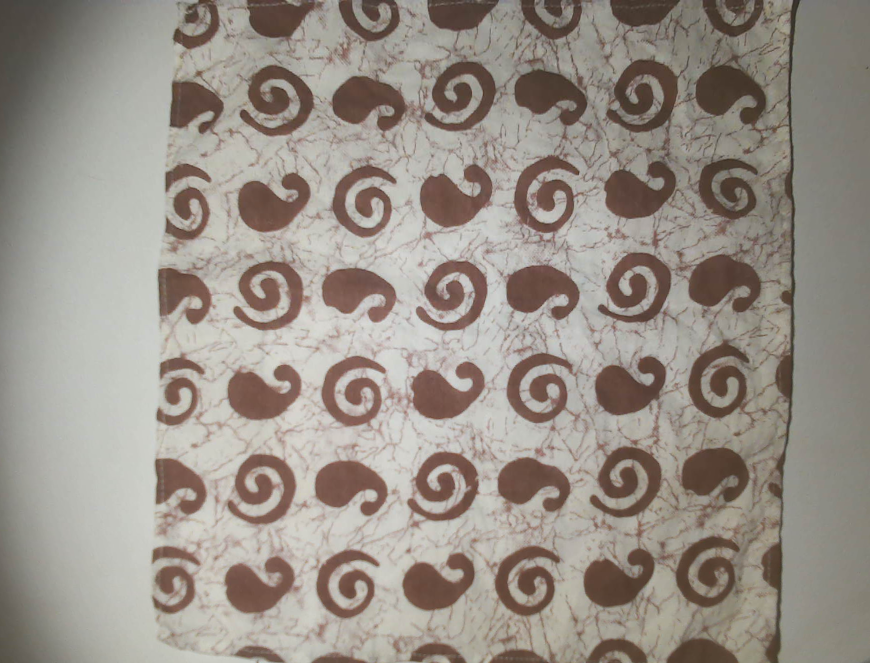
#> input picture data/photos_corrected/good_01.png, 1740 x 1326 px (shown at 1/2 size)
$ python -i synth_defects.py   (imports and definitions only)
#> lines starting #> are read from the running program, lines starting #| are printed output that depends on the picture; after the words box and inside, x2 and y2 are one past the last pixel; in counts of white or black regions, pixels touching at a corner belong together
#> further down, picture is the input picture: shape (1326, 1740, 3); mean B, G, R 136, 144.5, 152.5
"""Make synthetic pattern defects from normal photos (for training the pattern check).

  python tools/synth_defects.py                      # all pat_good_* in data/photos_corrected
  python tools/synth_defects.py --src data/photos_corrected --out data/synth --per 2
Writes data/synth/<name>_<kind>.png and data/synth/labels.csv  (kind: miss | flip | swap)
  miss = a motif removed and filled with matching background
  flip = a motif rotated 180 degrees in place (wrong orientation)
  swap = a motif replaced by the other motif type (wrong shape)
"""
import argparse, csv, random
from pathlib import Path
import cv2
import numpy as np


def motifs(img):
    g = cv2.GaussianBlur(cv2.cvtColor(img, cv2.COLOR_BGR2GRAY), (0, 0), 3)
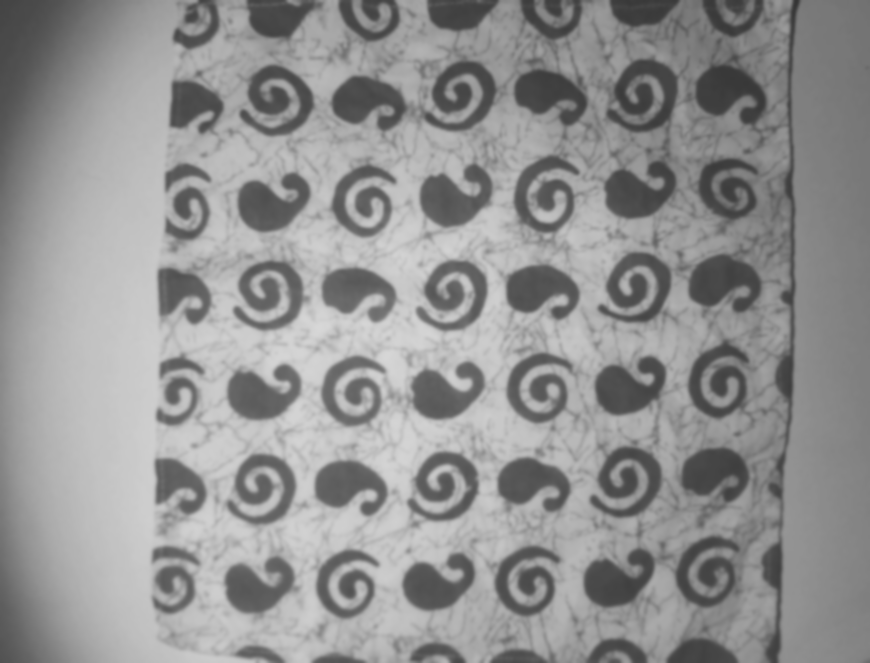
#> g: shape (1326, 1740) (shown at 1/2 size); min 52, max 215, mean 145.9
    m = (g < 125).astype(np.uint8) * 255
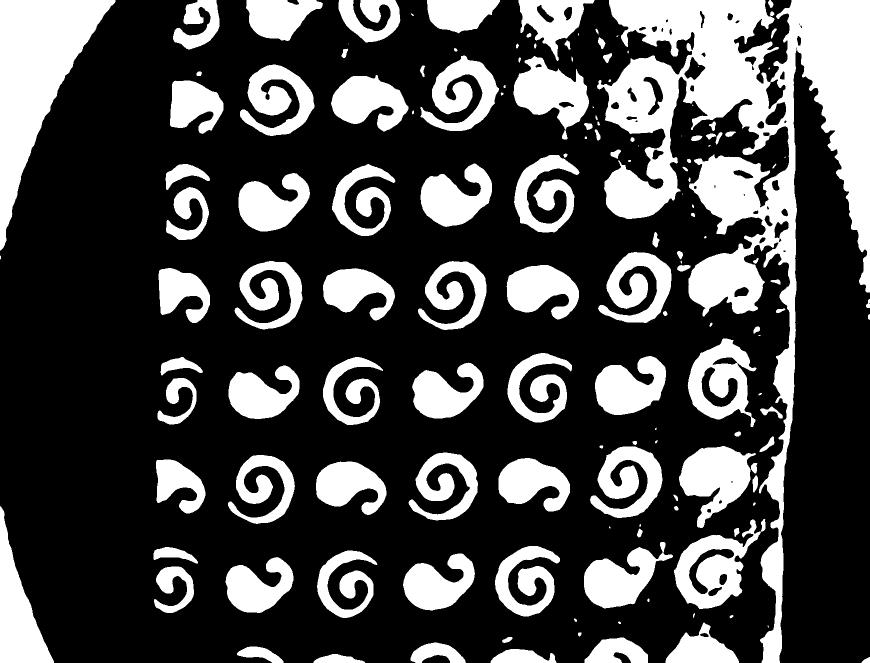
#> m: shape (1326, 1740) (shown at 1/2 size); 28.6% white; 149 white regions (22 under 20 px), largest, box (x1, y1, x2, y2) and area: (1194, 0, 1740, 1326) 186547, (0, 0, 231, 501) 47857, (0, 1012, 108, 1326) 15170
    m = cv2.morphologyEx(m, cv2.MORPH_CLOSE, np.ones((9, 9), np.uint8))
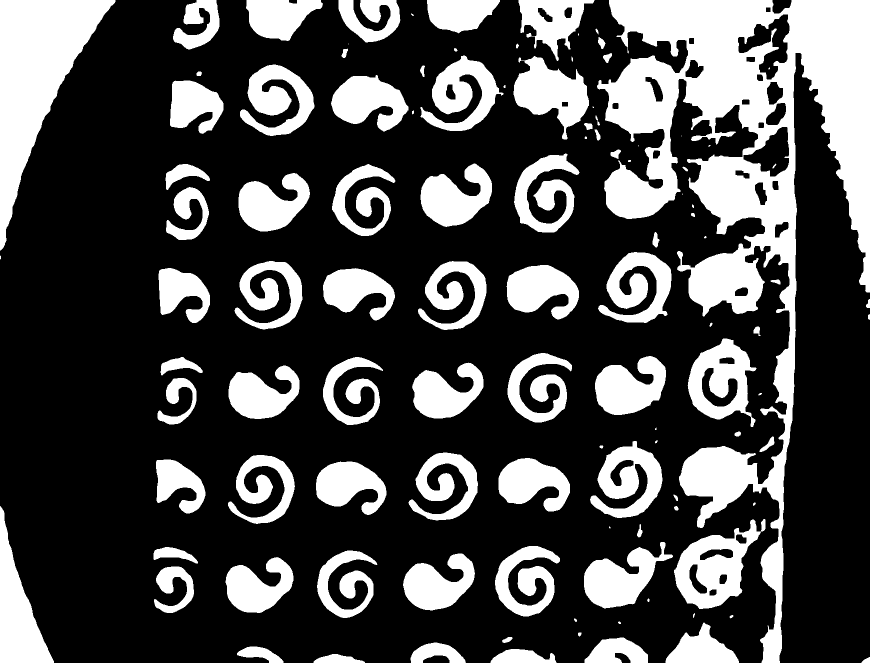
#> m: shape (1326, 1740) (shown at 1/2 size); 29.1% white; 110 white regions (13 under 20 px), largest, box (x1, y1, x2, y2) and area: (1194, 0, 1740, 1326) 210259, (0, 0, 231, 501) 47865, (0, 1012, 108, 1326) 15174
    n, lab, st, cen = cv2.connectedComponentsWithStats(m)
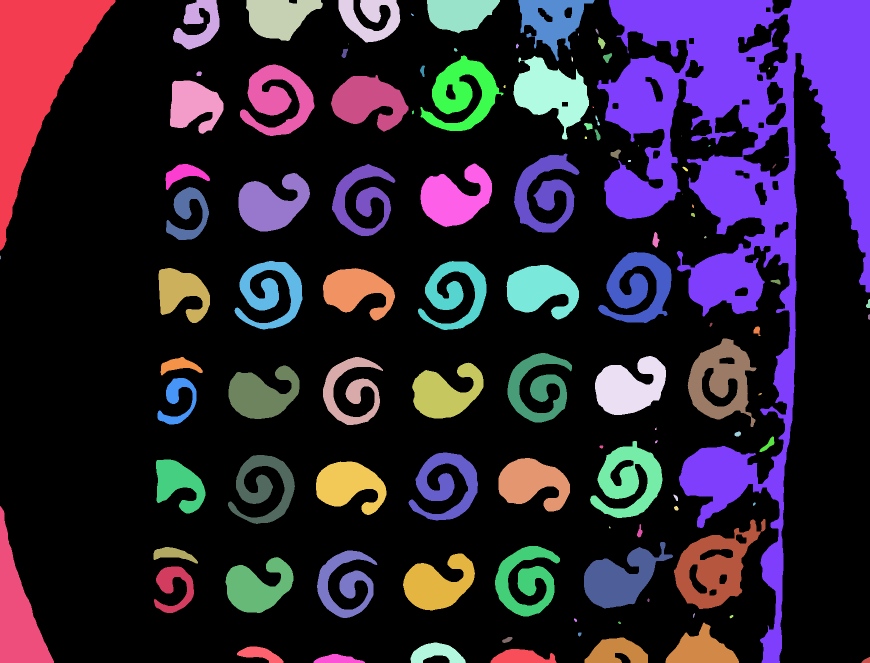
#> lab: shape (1326, 1740) int32 (shown at 1/2 size); 111 distinct labels, from 0 to 110; one colour per label, 0 black
#> n = 111; st = 111 rows, first 6: [0, 0, 1740, 1326, 1636073], [0, 0, 231, 501, 47865], [346, 0, 93, 99, 4966], [492, 0, 154, 82, 8468], [677, 0, 124, 85, 6131], [854, 0, 146, 67, 7072]; cen = 111 pairs, first value 0.429 to 1737.7, second value 26.6 to 1321
    H, W = g.shape
#> H = 1326; W = 1740
    out = []
    for i in range(1, n):
        x, y, w, h, a = st[i]
        if a < 6000 or a > 90000 or x < 15 or y < 15 or x + w > W - 15 or y + h > H - 15:
            continue
        mask = (lab == i).astype(np.uint8) * 255
        out.append({"box": (x, y, w, h), "mask": mask, "area": int(a), "fill": a / float(w * h)})
#> this loop made 110 passes
#> (x, y, w, h, a) on passes 1 to 12: (0, 0, 231, 501, 47865), (346, 0, 93, 99, 4966), (492, 0, 154, 82, 8468), (677, 0, 124, 85, 6131), (854, 0, 146, 67, 7072), (1037, 0, 152, 122, 8837), (1194, 0, 546, 1326, 210259), (822, 27, 6, 5, 16), (1191, 57, 6, 12, 38), (1156, 67, 2, 4, 8), (1196, 74, 15, 24, 210), (697, 87, 1, 2, 2)
#> after the loop, out = 33 items
    return out


# [85 lines left out: functions cloth_hull, erase, paste, not called in this run]


def kind_of(m):
    return "spiral" if m["fill"] < 0.5 else "paisley"


# [40 lines left out: function main, not called in this run]


# [2 lines not run here, left out]

>>> import cv2
>>> picture = cv2.imread('../data/photos_corrected/good_01.png')
>>> result = motifs(picture)
#> result = 33 items

$ run again, on data/photos_corrected/pat_good_02.png
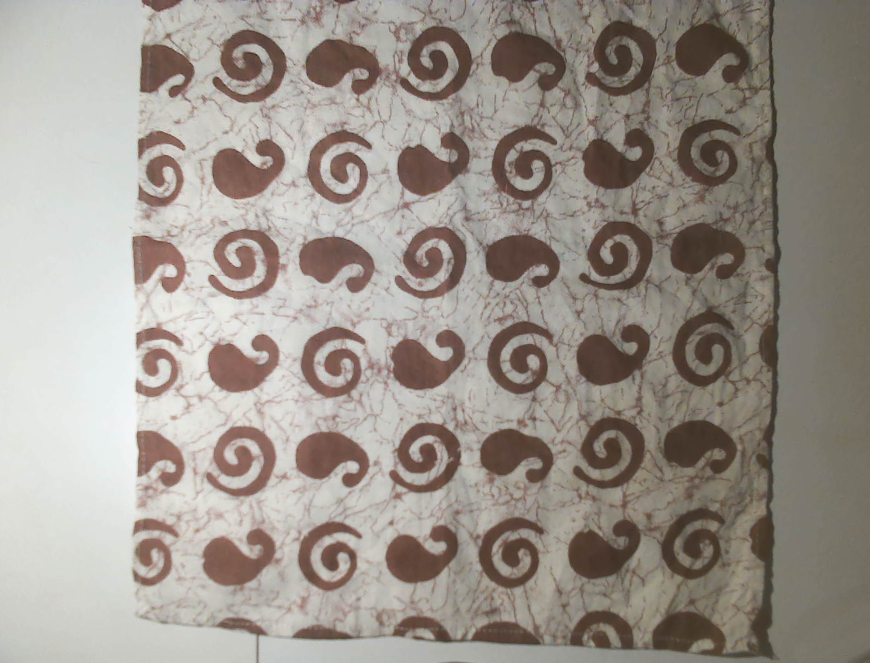
#> input picture data/photos_corrected/pat_good_02.png, 1740 x 1326 px (shown at 1/2 size)
#> picture is the input picture: shape (1326, 1740, 3); mean B, G, R 140.2, 148.2, 155.9
#> in motifs, `m = (g < 125).astype(np.uint8) * 255`:
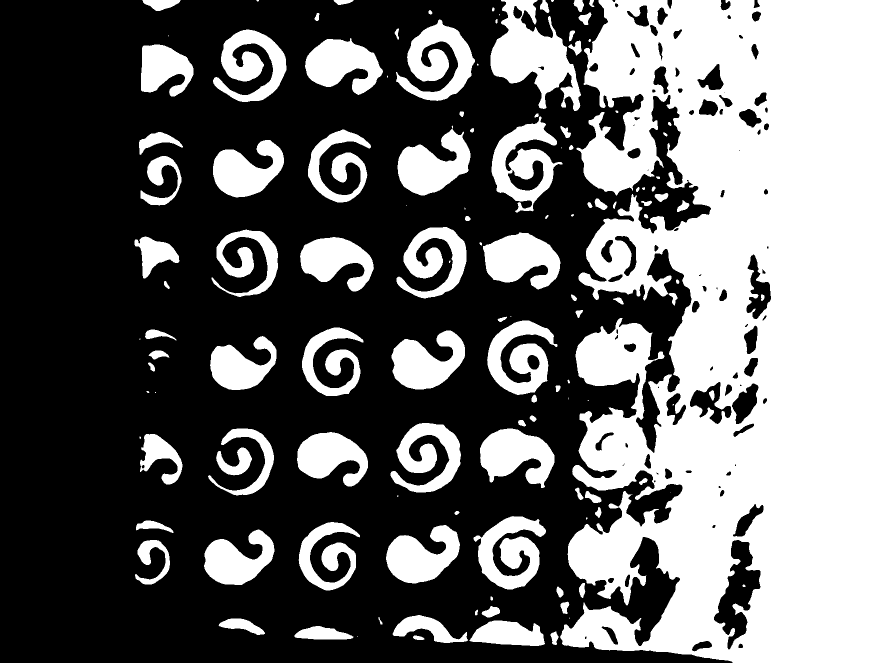
#> m: shape (1326, 1740) (shown at 1/2 size); 39.7% white; 129 white regions (23 under 20 px), largest, box (x1, y1, x2, y2) and area: (1120, 0, 1740, 1326) 623836, (981, 0, 1162, 222) 19252, (792, 39, 950, 202) 12493
#> in motifs, `n, lab, st, cen = cv2.connectedComponentsWithStats(m)`:
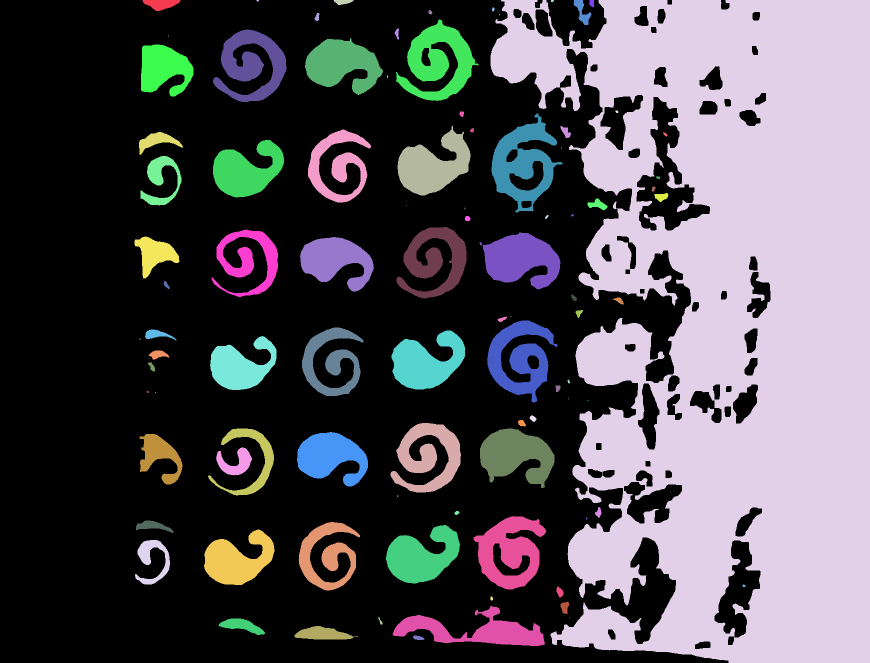
#> lab: shape (1326, 1740) int32 (shown at 1/2 size); 94 distinct labels, from 0 to 93; one colour per label, 0 black
#> n = 94; st = 94 rows, first 6: [0, 0, 1541, 1326, 1376373], [285, 0, 76, 22, 1077], [513, 0, 5, 3, 13], [667, 0, 40, 10, 273], [981, 0, 759, 1326, 658511], [1102, 0, 6, 4, 21]; cen = 94 pairs, first value 279.4 to 1487.4, second value 0.846 to 1275.4
#> the loop in motifs, `for i in range(1, n):` made 93 passes
#> (x, y, w, h, a) on passes 1 to 8: (285, 0, 76, 22, 1077), (513, 0, 5, 3, 13), (667, 0, 40, 10, 273), (981, 0, 759, 1326, 658511), (1102, 0, 6, 4, 21), (1147, 0, 36, 50, 751), (1178, 0, 11, 14, 118), (984, 15, 5, 8, 33)
#> after the loop in motifs, `for i in range(1, n):`: out = 24 items

$ run again, on data/photos_corrected/pat_good_06.png
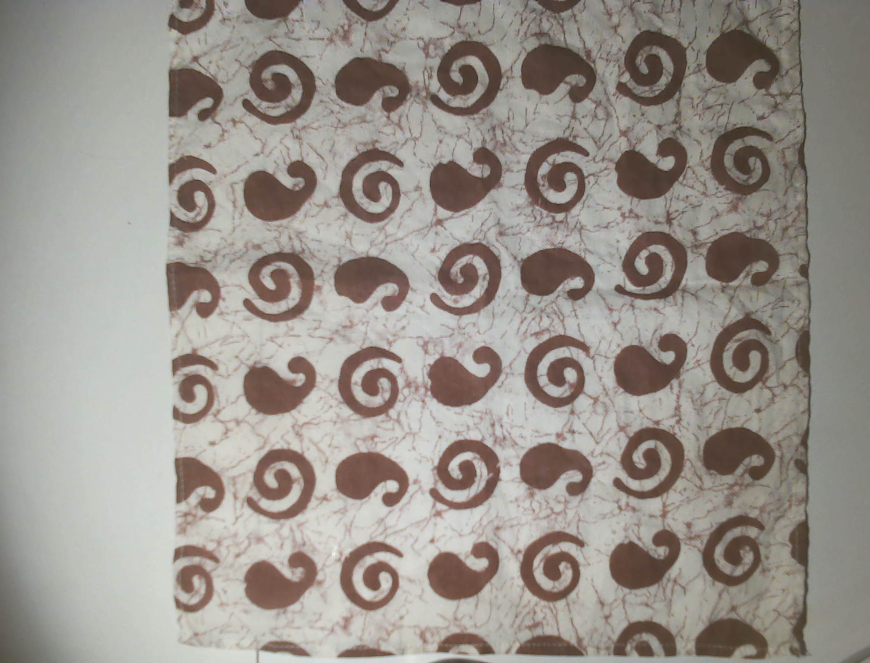
#> input picture data/photos_corrected/pat_good_06.png, 1740 x 1326 px (shown at 1/2 size)
#> picture is the input picture: shape (1326, 1740, 3); mean B, G, R 139.9, 146.8, 153.1
#> in motifs, `m = (g < 125).astype(np.uint8) * 255`:
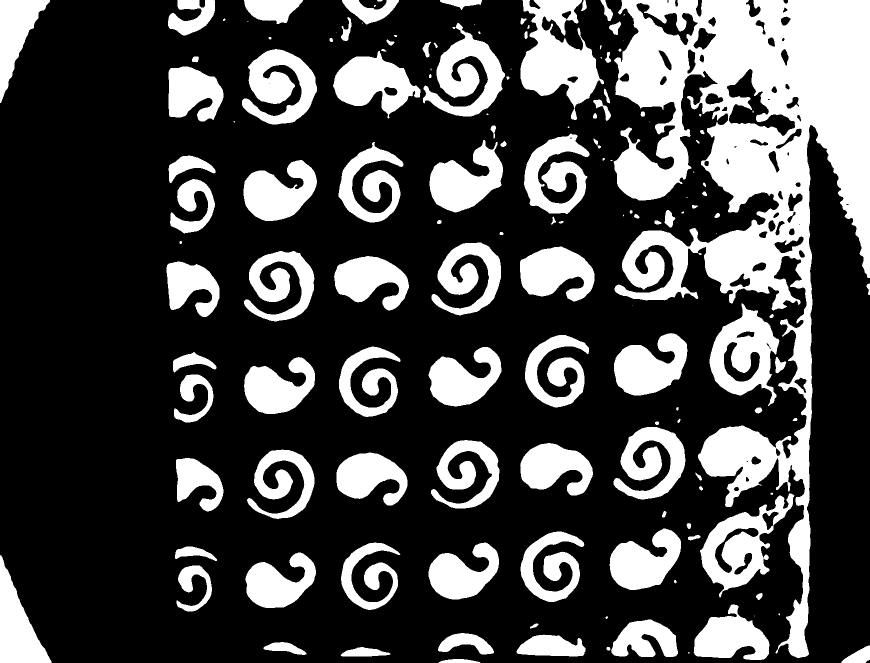
#> m: shape (1326, 1740) (shown at 1/2 size); 28.1% white; 146 white regions (31 under 20 px), largest, box (x1, y1, x2, y2) and area: (1227, 0, 1740, 1316) 231110, (1041, 0, 1208, 240) 19832, (1400, 987, 1589, 1195) 14647
#> in motifs, `n, lab, st, cen = cv2.connectedComponentsWithStats(m)`:
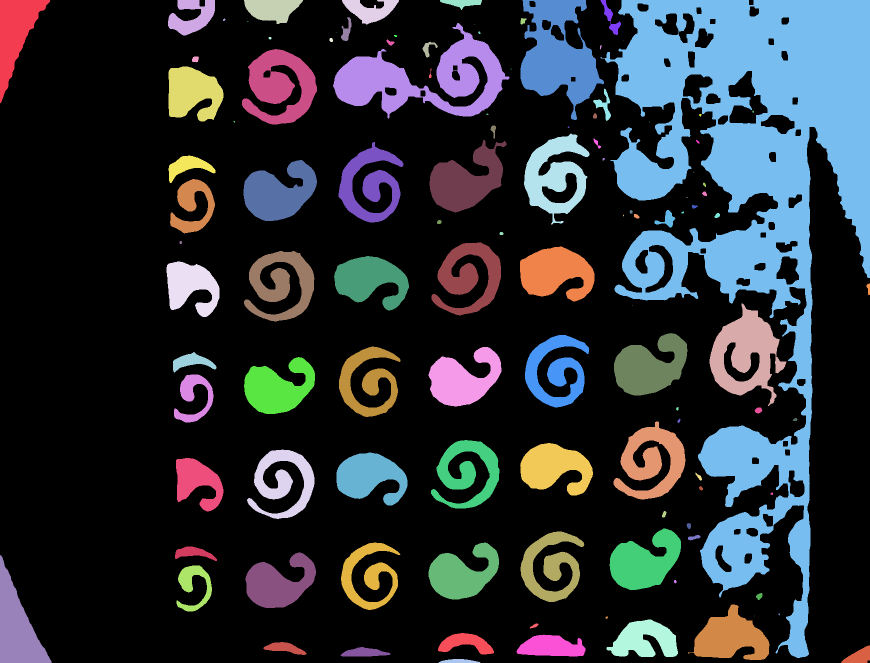
#> lab: shape (1326, 1740) int32 (shown at 1/2 size); 114 distinct labels, from 0 to 113; one colour per label, 0 black
#> n = 114; st = 114 rows, first 6: [0, 0, 1740, 1326, 1644556], [0, 0, 100, 206, 9170], [336, 0, 94, 71, 3816], [488, 0, 118, 48, 3865], [684, 0, 114, 49, 2907], [880, 0, 84, 20, 890]; cen = 114 pairs, first value 30.17 to 1736.9, second value 5.35 to 1322.2
#> the loop in motifs, `for i in range(1, n):` made 113 passes
#> (x, y, w, h, a) on passes 1 to 8: (0, 0, 100, 206, 9170), (336, 0, 94, 71, 3816), (488, 0, 118, 48, 3865), (684, 0, 114, 49, 2907), (880, 0, 84, 20, 890), (1041, 0, 167, 240, 20949), (1201, 0, 41, 70, 809), (1201, 0, 539, 1316, 256207)
#> after the loop in motifs, `for i in range(1, n):`: out = 28 items
